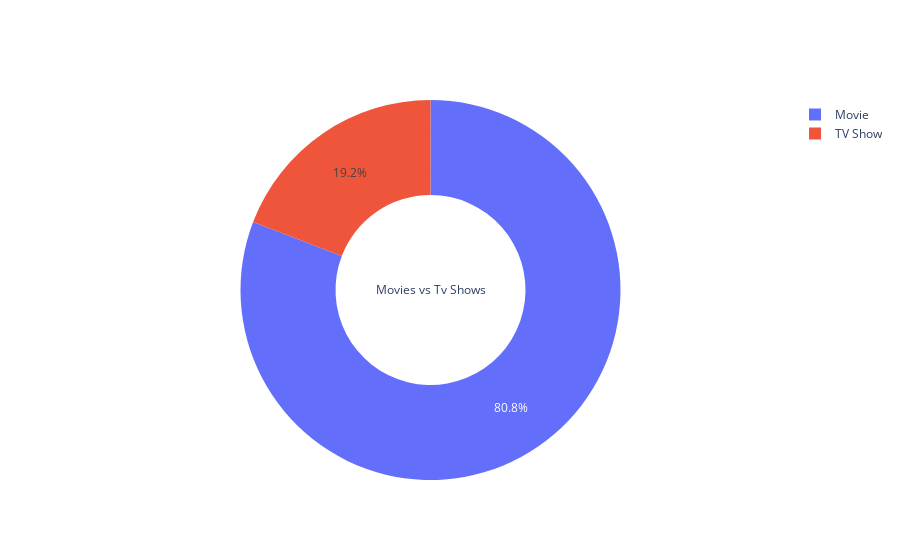

The notebook cell saved with this chart:
### Code cell
go.Figure(data = [go.Pie(labels = df_3.type.value_counts(normalize = True).index,
                         values = df_3.type.value_counts(normalize = True).values,hole = .5,
                        title = 'Movies vs Tv Shows')])

### Figure 1 — Plotly figure (JSON) as saved in the notebook; plotly's stock layout.template omitted (floating-point values rounded to 4 significant figures)
{"data": [{"hole": 0.5, "labels": ["Movie", "TV Show"], "title": {"text": "Movies vs Tv Shows"}, "type": "pie", "values": [0.8082, 0.1918]}], "layout": {}}
